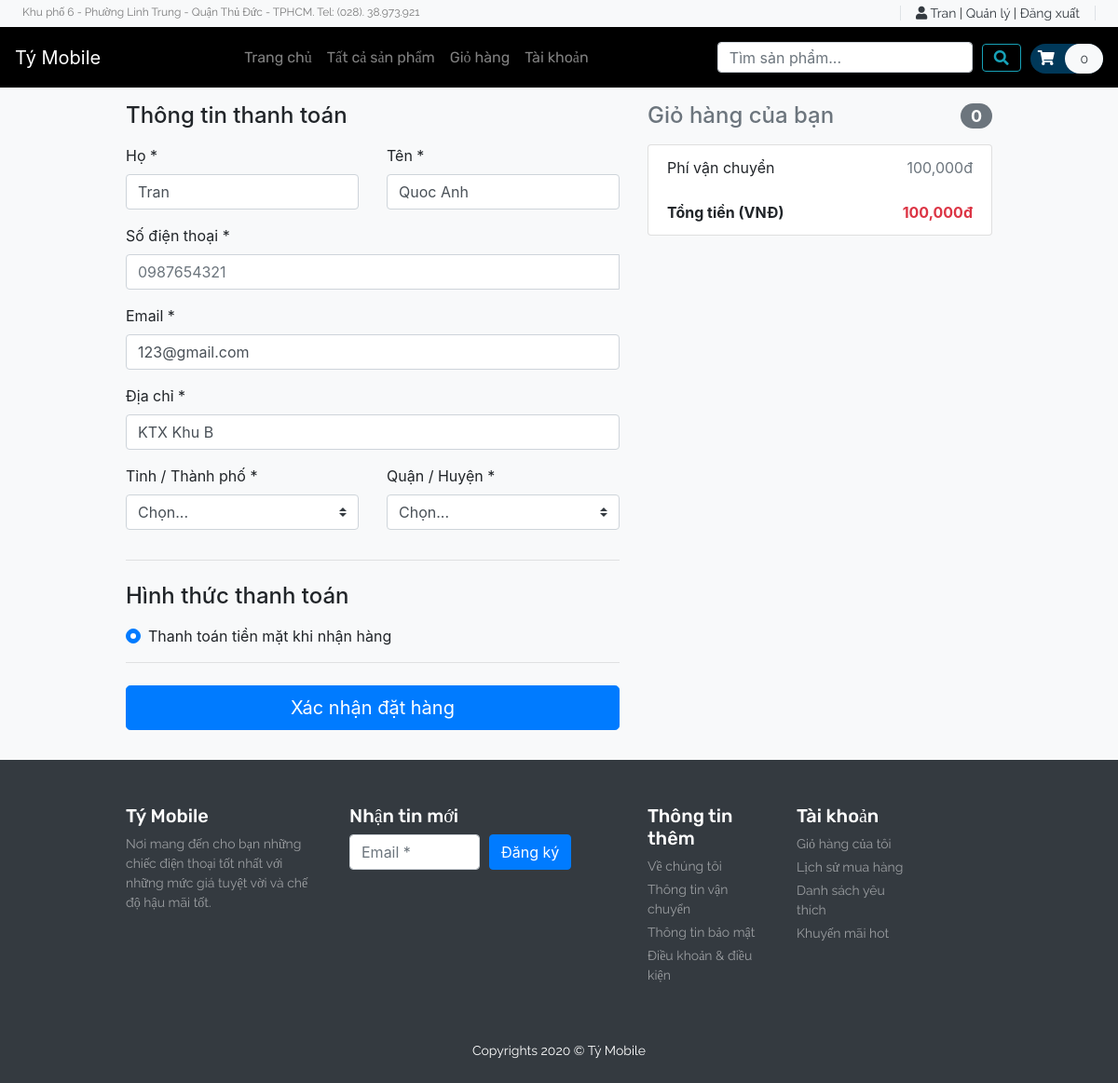
The page /thanh-toan/index.php (signed in) on the database its author committed.
### tables this page shows
CREATE TABLE IF NOT EXISTS `user` (
  `user_id` int(11) NOT NULL AUTO_INCREMENT,
  `user_type` tinyint(1) NOT NULL DEFAULT 0,
  `username` varchar(255) NOT NULL,
  `password` varchar(255) NOT NULL,
  `email` varchar(255) DEFAULT NULL,
  `first_name` varchar(100) NOT NULL,
  `last_name` varchar(100) NOT NULL,
  `address` varchar(255) DEFAULT NULL,
  `register_date` datetime DEFAULT NULL,
  PRIMARY KEY (`user_id`)
);

### common/session.php (called while the page is built, shortened)
<?php
  function getMemberById($memberId)
  {
    require_once('database_mysqli.php');
    $query = "select * FROM user WHERE user_id = ?";
    $stmt = $conn->prepare($query);
    $stmt->bind_param('d', $userId);
    $stmt->execute();
    $res = $stmt->get_result();
    $row = $res->fetch_assoc();
    return $row;
  }

### thanh-toan/thanh-toan.php (the view, shortened to what this page needs)
<?php
  include('../common/header.php');
  include('../common/database_mysqli.php');
?>
    <link href="assets/bootstrap.min.css" rel="stylesheet">
    <link href="assets/form-validation.css" rel="stylesheet">
  <body class="bg-light" data-gr-c-s-loaded="true">
    <div class="container py-3">
      <div class="row">
        <div class="col-md-5 order-md-2 mb-4">
          <h4 class="d-flex justify-content-between align-items-center mb-3">
            <span class="text-muted">Giỏ hàng của bạn</span>
            <?php
              $sql = "SELECT * FROM cart c join product p on c.item_id = p.item_id WHERE user_id = ?";
              $stmt = $conn->prepare($sql);
              $stmt->bind_param('d', $_SESSION['userId']);
              $stmt->execute();
              $res = $stmt->get_result();
              echo <<<EOF
                <span class="badge badge-secondary badge-pill">$res->num_rows</span>
              </h4>
              <ul class="list-group mb-3">
              EOF;
              $sum = 0;
              $a = array();
              $a['sum'] = ($sum >= 10000000) ? $sum : $sum + 100000;
              $a['sum_num'] = number_format($a['sum']);
              if ($sum >= 10000000) {
                echo '<li class="list-group-item d-flex justify-content-between">
                  <h6 class="font-size-12 font-rale text-success py-3"><i class="fas fa-check"></i>Đơn hàng trên 10 triệu được MIỄN PHÍ vận chuyển.</h6>
                </li>';
              } else {
                echo '<li class="list-group-item d-flex justify-content-between">
                  <span>Phí vận chuyển</span>
                  <span class="text-muted">100,000đ</span>
                </li>';
              }
              echo <<<EOF
                <li class="list-group-item d-flex justify-content-between">
                  <strong>Tổng tiền (VNĐ)</strong>
                  <strong class="text-danger">$a[sum_num]đ</strong>
                </li>
              EOF;
            ?>
          </ul>
        </div>
        <div class="col-md-7 order-md-1">
          <h4 class="mb-3">Thông tin thanh toán</h4>
          <form action="lap-hoa-don.php" method="POST" class="needs-validation" novalidate="">
            <?php
              $sql = "SELECT * FROM user WHERE user_id = ?";
              $stmt = $conn->prepare($sql);
              $stmt->bind_param('d', $_SESSION['userId']);
              $stmt->execute();
              $res = $stmt->get_result();
              $row = $res->fetch_assoc();
              echo <<<EOF
                <div class="row">
                  <div class="col-md-6 mb-3">
                    <label for="lastName">Họ *</label>
                    <input type="hidden" value="$a[sum]" name="total">
                    <input type="text" class="form-control" id="lastName" name="lastName" placeholder="" value="$row[last_name]" required="">
                    <div class="invalid-feedback">
                      Họ là bắt buộc.
                    </div>
                  </div>
                  <div class="col-md-6 mb-3">
                    <label for="firstName">Tên *</label>
                    <input type="text" class="form-control" id="firstName" name="firstName" placeholder="" value="$row[first_name]" required="">
                    <div class="invalid-feedback">
                      Tên là bắt buộc.
                    </div>
                  </div>
                </div>
                <div class="mb-3">
                  <label for="phone">Số điện thoại *</label>
                  <div class="input-group">
                    <input type="number" class="form-control" id="phone" name="phone" placeholder="0987654321" required="">
                    <div class="invalid-feedback" style="width: 100%;">
                      Số điện thoại là bắt buộc.
                    </div>
                  </div>
                </div>
                <div class="mb-3">
                  <label for="email">Email *</label>
                  <input type="email" class="form-control" value="$row[email]" name="email" id="email" placeholder="nguyenvana@example.com" required="">
                  <div class="invalid-feedback">
                    Vui lòng nhập địa chỉ Email hợp lệ.
                  </div>
                </div>
                <div class="mb-3">
                  <label for="address">Địa chỉ *</label>
                  <input type="text" class="form-control" value="$row[address]" id="address" name="address" placeholder="Số 3, Khu phố 6, Phường Linh Trung" required="">
                  <div class="invalid-feedback">
                    Vui lòng nhập địa chỉ.
                  </div>
                </div>
              EOF;
            ?>
            <div class="row">
              <div class="col-md-6 mb-3">
                <label for="city">Tỉnh / Thành phố *</label>
                <select class="custom-select d-block w-100" id="city" required="" name="city">
                  <option value="">Chọn...</option>
                </select>
              </div>
              <div class="col-md-6 mb-3">
                <label for="district">Quận / Huyện *</label>
                <select class="custom-select d-block w-100" id="district" name="district" required="">
                  <option value="">Chọn...</option>
                </select>
              </div>
            </div>
            <hr class="mb-4">
            <h4 class="mb-3">Hình thức thanh toán</h4>
            <div class="d-block my-3">
              <div class="custom-control custom-radio">
                <label class="custom-control-label" for="credit">Thanh toán tiền mặt khi nhận hàng</label>
              </div>
            </div>
            <hr class="mb-4">
            <button class="btn btn-primary btn-lg btn-block" type="submit">Xác nhận đặt hàng</button>
          </form>
        </div>
      </div>
    </div>
<?php
  include('../common/footer.php');
?>

### common/header.php (shortened to what this page needs)
<?php
    function Login() {
        if (!empty($_SESSION["userId"])) {
            if (time() < $_SESSION["expire"]) {
                require_once 'session.php';
                $memberResult = getMemberById($_SESSION["userId"]);
                if(!empty($memberResult["last_name"])) {
                    $displayName = $memberResult["last_name"];
                } else {
                    $displayName = $memberResult["username"];
                }
                if ($_SESSION['userType'] == 1) {
                    echo <<<EOF
                        <span class="px-3 border-right border-left"><a href="../tai-khoan" class="text-dark"><i class="fa fa-user" aria-hidden="true"></i> $displayName</a> | <a href="../admin" class="text-dark">Quản lý</a> | <a href="../dang-xuat" class="text-dark">Đăng xuất</a><span>
                    EOF;
                } else {
                    echo <<<EOF
                        <span class="px-3 border-right border-left"><a href="../tai-khoan" class="text-dark"><i class="fa fa-user" aria-hidden="true"></i> $displayName</a> | <a href="../dang-xuat" class="text-dark">Đăng xuất</a><span>
                    EOF;
                }
            }
          }
          else {
            if (!isset($_COOKIE['user'])) {
                $cart = array();
                setcookie('user', serialize($cart), time() + 86400 * 14, '/', null);
            }
            echo '<a href="../dang-nhap" class="px-3 border-right border-left text-dark">Đăng nhập</a><a href="../dang-ky" class="px-3 border-right border-left text-dark">Đăng ký</a><span>';
          }
    }
    ?>
<html>
<head>
    <link rel="stylesheet" href="https://stackpath.bootstrapcdn.com/bootstrap/4.4.1/css/bootstrap.min.css">
    <link rel="stylesheet" href="https://cdnjs.cloudflare.com/ajax/libs/OwlCarousel2/2.3.4/assets/owl.carousel.min.css">
    <link rel="stylesheet" href="https://cdnjs.cloudflare.com/ajax/libs/OwlCarousel2/2.3.4/assets/owl.theme.default.min.css">
    <link rel="stylesheet" href="https://cdnjs.cloudflare.com/ajax/libs/font-awesome/5.13.0/css/all.min.css">
    <link rel="stylesheet" href="style.css">
</head>
<body data-gr-c-s-loaded="true">
<header id="header">
    <div class="strip d-flex justify-content-between px-4 py-1 bg-light">
        <p class="font-rale font-size-12 text-black-50 m-0">
        <span class="d-none d-md-block ">Khu phố 6 - Phường Linh Trung - Quận Thủ Đức - TPHCM. Tel: (028). 38.973.921</span>
        </p>
        <div class="font-rale font-size-14">
            <?php Login();?>
        </div>
    </div>
    <nav class="navbar navbar-expand-lg navbar-dark color-second-bg">
        <a class="navbar-brand" href="../trang-chu">Tý Mobile</a>
        <div class="collapse navbar-collapse" id="navbarNav">
            <ul class="nav navbar-nav m-auto font-rubik" style="margin-left: 5">
                <li class="nav-item">
                    <a class="nav-link" href="../trang-chu">Trang chủ</a>
                </li>
                <li class="nav-item">
                    <a class="nav-link" href="../san-pham">Tất cả sản phẩm</a>
                </li>
                <li class="nav-item">
                    <a class="nav-link" href="../gio-hang">Giỏ hàng</i></a>
                </li>
                <li class="nav-item">
                    <a class="nav-link" href="../tai-khoan">Tài khoản</a>
                </li>
            </ul>
            <form class="form-inline" action="../san-pham">
                <div class="form-group" style="display: flex; align-items: center; position:relative; top: 8px;">
                    <input class="form-control" name="key" type="search" placeholder="Tìm sản phẩm..." aria-label="Search" style="height: calc(1.2em + 2px + 0.75rem);">
                    <button class="btn btn-outline-info" type="submit" style="margin: 0 10px"><i class="fa fa-search" aria-hidden="true"></i></button>
                </div>
            </form>
            <form action="../gio-hang" class="font-size-14 font-rale" style="position:relative; top: 8px;">
                <a href="../gio-hang" class="py-2 rounded-pill color-primary-bg">
                    <span class="font-size-16 px-2 text-white"><i class="fas fa-shopping-cart"></i></span>
                    <span id="totalItems" class="px-3 py-2 rounded-pill text-dark bg-light">
                        <?php
                            require_once 'database_pdo.php';
                            if (isset($_SESSION['userId'])) {
                                $sql = "SELECT SUM(quantity) AS total FROM cart WHERE user_id = :userId";
                                $stmt = $conn->prepare($sql);
                                $stmt->execute(array(
                                    ':userId' => $_SESSION['userId'],
                                ));
                                $res = $stmt->fetch(PDO::FETCH_ASSOC);
                                if ($res['total'] != '') {
                                    echo $res['total'];
                                } else {
                                    echo '0';
                                }
                            }
                        ?>
                    </span>
                </a>
            </form>
        </div>
    </nav>
</header>

### thanh-toan/style.css (style rules this page uses)
button, button:focus { outline: none !important; box-shadow: none !important; }
.font-rale { font-family: "Raleway", cursive; }
.font-rubik { font-family: "Rubik", cursive; }
.font-size-12 { font-size: 12px; }
.font-size-14 { font-size: 14px; }
.font-size-16 { font-size: 16px; }
.color-primary-bg { background: #003859; }
.color-second-bg { background: black; }
.custom-control-label { padding-left: 1.5rem !important; margin-left: -1.5rem !important; }

### thanh-toan/assets/form-validation.css (style rules this page uses)
.container { max-width: 960px; }

### common/header.php (style rules this page uses)
.navbar-dark .navbar-nav .nav-link { color:rgba(255, 255, 255, 0.75); }

### rows shown on the page
user: last_name "Tran", lastName "Tran", firstName "Quoc Anh", email "123@gmail.com", address "KTX Khu B"

### other values the page prints
$res->num_rows "0"
$a[sum_num] "100,000"
